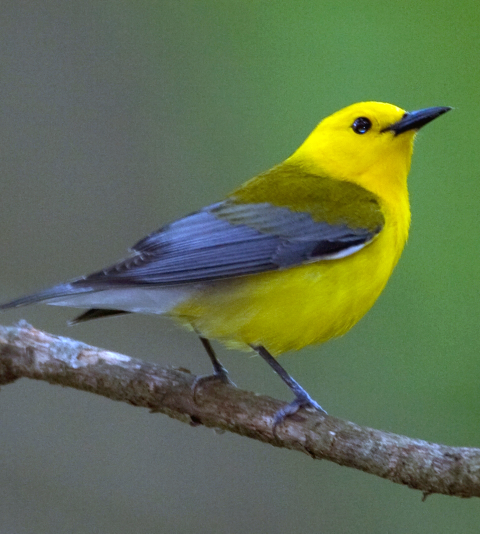
#> input picture data/bird.jpg, 960 x 1067 px (shown at 1/2 size)
$ python pre_process.py
#> lines starting #> are read from the running program, lines starting #| are printed output that depends on the picture
import matplotlib.pyplot as plt
import cv2
import numpy as np
import os

img_path = r'data/'

image = cv2.imread(img_path + 'bird.jpg')
#> image is the input picture: shape (1067, 960, 3); mean B, G, R 82.3, 113.2, 97
image = cv2.cvtColor(image, cv2.COLOR_BGR2RGB)

height, width, _ = image.shape
#> height = 1067; width = 960
re_size = 150

# resize image
image = cv2.resize(image, (int(re_size), int(re_size)), interpolation= cv2.INTER_LINEAR)
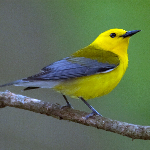
#> image: shape (150, 150, 3); mean R, G, B 96.8, 113, 82.1
plt.imshow(image)
plt.axis('off')
plt.show()
plt.close()

# Save the resize image
image = cv2.cvtColor(image, cv2.COLOR_RGB2BGR)
os.chdir(img_path)
cv2.imwrite("image.png", image)
